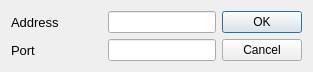
<?xml version="1.0" encoding="UTF-8"?>
<ui version="4.0">
 <class>NetworkSetup</class>
 <widget class="QDialog" name="NetworkSetup">
  <property name="geometry">
   <rect>
    <x>0</x>
    <y>0</y>
    <width>313</width>
    <height>72</height>
   </rect>
  </property>
  <property name="sizePolicy">
   <sizepolicy hsizetype="Fixed" vsizetype="Fixed">
    <horstretch>0</horstretch>
    <verstretch>0</verstretch>
   </sizepolicy>
  </property>
  <property name="windowTitle">
   <string>Dialog</string>
  </property>
  <layout class="QHBoxLayout" name="horizontalLayout_6">
   <item>
    <layout class="QHBoxLayout" name="horizontalLayout_5">
     <item>
      <layout class="QVBoxLayout" name="verticalLayout">
       <item>
        <layout class="QHBoxLayout" name="horizontalLayout">
         <item>
          <widget class="QLabel" name="labelServerAddress">
           <property name="font">
            <font>
             <family>Segoe UI</family>
             <pointsize>10</pointsize>
            </font>
           </property>
           <property name="text">
            <string>Address</string>
           </property>
          </widget>
         </item>
         <item>
          <widget class="QLineEdit" name="address">
           <property name="sizePolicy">
            <sizepolicy hsizetype="Fixed" vsizetype="Fixed">
             <horstretch>0</horstretch>
             <verstretch>0</verstretch>
            </sizepolicy>
           </property>
          </widget>
         </item>
        </layout>
       </item>
       <item>
        <layout class="QHBoxLayout" name="horizontalLayout_4">
         <item>
          <widget class="QLabel" name="labelServerPort">
           <property name="font">
            <font>
             <family>Segoe UI</family>
             <pointsize>10</pointsize>
            </font>
           </property>
           <property name="text">
            <string>Port</string>
           </property>
          </widget>
         </item>
         <item>
          <spacer name="horizontalSpacer">
           <property name="orientation">
            <enum>Qt::Horizontal</enum>
           </property>
           <property name="sizeHint" stdset="0">
            <size>
             <width>40</width>
             <height>20</height>
            </size>
           </property>
          </spacer>
         </item>
         <item>
          <widget class="QLineEdit" name="port"/>
         </item>
        </layout>
       </item>
      </layout>
     </item>
     <item>
      <widget class="QDialogButtonBox" name="buttonBox">
       <property name="orientation">
        <enum>Qt::Vertical</enum>
       </property>
       <property name="standardButtons">
        <set>QDialogButtonBox::Cancel|QDialogButtonBox::Ok</set>
       </property>
      </widget>
     </item>
    </layout>
   </item>
  </layout>
 </widget>
 <resources/>
 <connections>
  <connection>
   <sender>buttonBox</sender>
   <signal>accepted()</signal>
   <receiver>NetworkSetup</receiver>
   <slot>accept()</slot>
   <hints>
    <hint type="sourcelabel">
     <x>302</x>
     <y>61</y>
    </hint>
    <hint type="destinationlabel">
     <x>157</x>
     <y>71</y>
    </hint>
   </hints>
  </connection>
  <connection>
   <sender>buttonBox</sender>
   <signal>rejected()</signal>
   <receiver>NetworkSetup</receiver>
   <slot>reject()</slot>
   <hints>
    <hint type="sourcelabel">
     <x>302</x>
     <y>61</y>
    </hint>
    <hint type="destinationlabel">
     <x>286</x>
     <y>71</y>
    </hint>
   </hints>
  </connection>
 </connections>
</ui>
